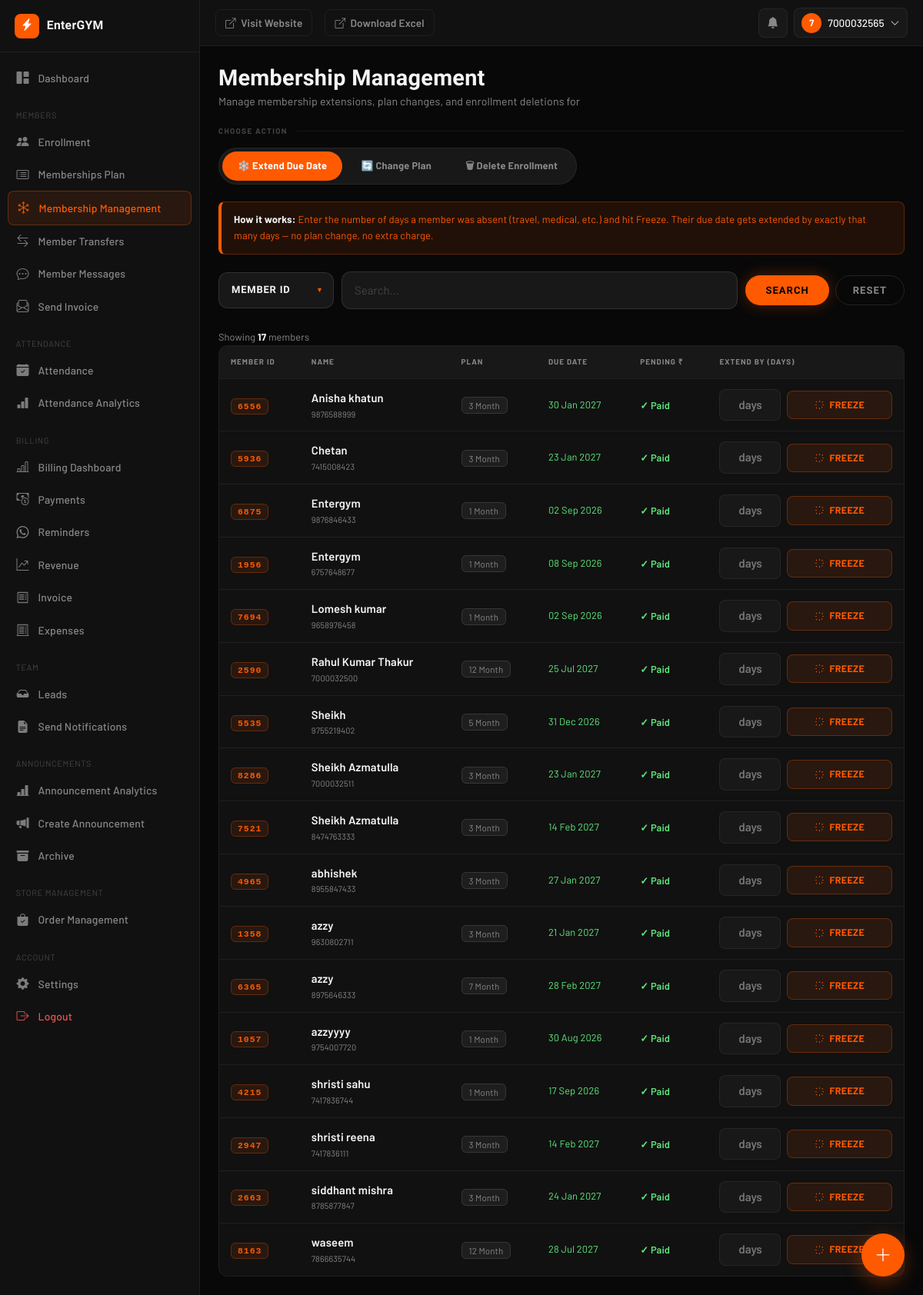
/freeze-membership/ (signed in), run on the app's committed database.
### AuthFit/models.py (models this page shows, shortened)
class Enrollment(models.Model):
    gym = models.ForeignKey(Gym, on_delete=models.CASCADE, db_index=True)
    objects = GymManager()
    GENDER_CHOICES = [('M', 'Male'), ('F', 'Female')]
    PAYMENT = [("Done", 'Done'), ("Pending", 'Pending')]
    METHOD = [('C', 'CASH'), ('U', 'UPI'), ('B', 'UPI + CASH')]
    SOURCE_CHOICES = [
        ("OWNER", "Owner"),
        ("MEMBER", "Member"),
    ]
    unique_id = models.CharField(max_length=10, editable=False, db_index=True)
    membership_start_date = models.DateField(
        default=timezone.localdate,
        help_text="Actual membership start date. Used to calculate DueDate — "
                "lets owners backdate enrollment for members who joined "
                "before EnterGYM. Distinct from `doj` (record-creation date).",
    )
    user = models.ForeignKey(
        User, on_delete=models.CASCADE, null=True, blank=True
    )
    profile_completed = models.BooleanField(default=False)
    source = models.CharField(max_length=10, choices=SOURCE_CHOICES, default="OWNER")
    fullname = models.CharField(max_length=25)
    email = models.EmailField(blank=True ,null=True)
    gender = models.CharField(max_length=1, choices=GENDER_CHOICES, blank=True ,null=True)
    phone = models.CharField(max_length=10, db_index=True)
    address = models.TextField(blank=True)
    reference = models.CharField(max_length=30, null=True, blank=True)
    selectPlan = models.ForeignKey(MembershipPlan, on_delete=models.CASCADE)
    trainer = models.ForeignKey(
        Trainer, on_delete=models.SET_NULL, null=True, blank=True
    )
    Amount = models.DecimalField(max_digits=10, decimal_places=2)
    paidAmount = models.DecimalField(default=0,max_digits=10,decimal_places=2,null=False)
    paymentDate = models.DateField(blank=True, null=True)
    paymentMethod = models.CharField(
        max_length=1, choices=METHOD, blank=True, null=True
    )
    pendingAmount = models.DecimalField(default=0,max_digits=10,decimal_places=2)
    pendingpaymentMethod = models.CharField(
        max_length=1, choices=METHOD, blank=True, null=True
    )
    pendingpaymentDate =  models.DateField(blank=True, null=True)
    paymentStatus = models.CharField(
        max_length=10, choices=PAYMENT, default="Pending"
    )
    last_expiry_notif_sent = models.DateField(null=True, blank=True)
    initial_invoice_generated = models.BooleanField(
        default=False,
        help_text="Set once the up-front payment collected during Quick Enrollment "
                "has been converted into a Payment + Invoice.",
    )
    doj = models.DateField(auto_now_add=True)
    DueDate = models.DateField(blank=True, null=True,db_index=True)
    created_at = models.DateTimeField(auto_now_add=True)
    is_active = models.BooleanField(default=True, db_index=True)
    is_deleted = models.BooleanField(default=False, db_index=True)
    deleted_at = models.DateTimeField(null=True, blank=True)
    deleted_by = models.ForeignKey(
        User, on_delete=models.SET_NULL, null=True, blank=True, related_name='+'
    )
    face_enrolled = models.BooleanField(default=False)
    face_image = CloudinaryField('image', null=True, blank=True)
    face_embeddings = models.JSONField(default=list, blank=True)
    class Meta:
        unique_together = ('gym', 'unique_id')
        indexes = [
            models.Index(fields=['gym', 'unique_id']),
            models.Index(fields=['gym', 'phone']),
            models.Index(fields=['gym', 'paymentStatus']),
        ]
        constraints = [
            models.UniqueConstraint(
                fields=['gym', 'phone'],
                condition=models.Q(user__isnull=True),
                name='unique_pending_enrollment_phone_per_gym',
            )
        ]
    @property
    def is_expired(self):
        if self.DueDate:
            return timezone.localdate() > self.DueDate
        return False
    @property
    def days_remaining(self):
        if self.DueDate:
            return (self.DueDate - timezone.localdate()).days
        return None

class MembershipPlan(models.Model):
    gym = models.ForeignKey(
        Gym,
        on_delete=models.CASCADE,
        db_index=True
    )
    plan = models.CharField(max_length=100)
    price = models.IntegerField()
    duration_days = models.IntegerField(default=30)
    show_on_home = models.BooleanField(
        default=False,
        help_text="Show this plan in the pricing section of your gym's public homepage."
    )
    objects = GymManager()

### AuthFit/views.py (the view, shortened to what this page needs)
# urls.py: path('freeze-membership/', views.freeze_membership, name='freeze_membership'),
@_gym_staff_required
def freeze_membership(request):
    gym = getattr(request, 'gym', None)
    from AuthFit.permissions import has_permission
    active_tab = request.GET.get("tab", "freeze")
    if active_tab not in ("freeze", "changeplan", "deleteenrollment"):
        active_tab = "freeze"
    freeze_query = request.GET.get("freeze_search", "").strip()
    qs = Enrollment.objects.filter(is_deleted=False).select_related("selectPlan").order_by("fullname")
    if gym:
        qs = qs.filter(gym=gym)
    if freeze_query:
        qs = qs.filter(unique_id=freeze_query)
    paginator = Paginator(qs, 20)
    page_obj  = paginator.get_page(request.GET.get("page", 1))
    can_change_plan = has_permission(request, "can_change_membership_plan")
    can_delete_enrollment = has_permission(request, "can_delete_enrollment")
    plans = []
    change_plan_rows = []
    cmp_page_obj = None
    cmp_query = ""
    del_page_obj = None
    del_query = ""
    del_status = "all"
    if can_delete_enrollment and gym:
        del_query, del_status, del_page_obj = _build_delete_enrollment_page(request, gym)
    return render(request, "freeze_membership.html", {
        "active_tab": active_tab,
        "page_obj": page_obj,
        "freeze_search_by_choices": [("id", "Member ID")],
        "freeze_search_by": "id",
        "freeze_search": freeze_query,
        "can_change_plan": can_change_plan,
        "can_delete_enrollment": can_delete_enrollment,
        "plans": plans,
        "change_plan_rows": change_plan_rows,
        "cmp_page_obj": cmp_page_obj,
        "cmp_query": cmp_query,
        "cmp_search_by_choices": [("all", "Name / Phone / ID")],
        "cmp_search_by": "all",
        "del_page_obj": del_page_obj,
        "del_query": del_query,
        "del_status": del_status,
        "del_search_by_choices": [("all", "Name / Phone / ID")],
        "del_search_by": "all",
        "del_status_choices": [
            ("all", "All"),
            ("active", "Active"),
            ("frozen", "Frozen"),
            ("expired", "Expired"),
            ("pending_signup", "Pending Signup"),
            ("duplicate", "Duplicate Candidates"),
        ],
    })

### templates/freeze_membership.html (shortened to what this page needs)
{% extends "dashboard/base.html" %}
{% block content %}
<div class="db-page-header">
  <div>
    <h1 class="db-page-title">Membership Management</h1>
    <p class="db-page-sub">Manage membership extensions, plan changes, and enrollment deletions for {{ gym.gym_name }}</p>
  </div>
</div>
{% if can_change_plan or can_delete_enrollment %}
<p class="fm-section-label">Choose Action</p>
<div class="fm-tabs" id="member-tabs" data-active-tab="{{ active_tab }}">
  <button class="fm-tab-btn {% if active_tab == 'freeze' %}active{% endif %}" data-tab="freeze">❄️ Extend Due Date</button>
  {% if can_change_plan %}
  <button class="fm-tab-btn {% if active_tab == 'changeplan' %}active{% endif %}" data-tab="changeplan">🔄 Change Plan</button>
  {% endif %}
  {% if can_delete_enrollment %}
  <button class="fm-tab-btn {% if active_tab == 'deleteenrollment' %}active{% endif %}" data-tab="deleteenrollment">🗑 Delete Enrollment</button>
  {% endif %}
</div>
{% endif %}
<div id="tab-freeze" class="fm-tab-panel {% if active_tab == 'freeze' %}active{% endif %}">
  <div class="fm-banner">
    <strong>How it works:</strong> Enter the number of days a member was absent (travel, medical, etc.) and hit Freeze. Their due date gets extended by exactly that many days — no plan change, no extra charge.
  </div>
    {% include "partials/search_form.html" with field_name="freeze_search" current_tab="freeze" search_by_choices=freeze_search_by_choices search_by=freeze_search_by search=freeze_search %}
    <span class="fm-search-info">
      Showing <strong>{{ page_obj.paginator.count }}</strong> member{{ page_obj.paginator.count|pluralize }}{% if freeze_search %} matching <strong>"{{ freeze_search }}"</strong>{% endif %}
    </span>
  {% if page_obj.object_list %}
  <div class="fm-table-wrap">
    <table>
      <thead>
        <tr>
          <th>Member ID</th>
          <th>Name</th>
          <th>Plan</th>
          <th>Due Date</th>
          <th>Pending ₹</th>
          <th>Extend By (Days)</th>
        </tr>
      </thead>
      <tbody>
        {% for row in page_obj.object_list %}
        <tr>
          <td><span class="fm-uid">{{ row.unique_id }}</span></td>
          <td>
            <div class="fm-name-cell">{{ row.fullname }}</div>
            <div class="fm-sub-text">{{ row.phone }}</div>
          </td>
          <td><span class="fm-plan-pill">{{ row.selectPlan.plan }}</span></td>
          <td>
            <div class="fm-due-date {% if row.is_expired %}expired{% elif row.days_remaining <= 5 %}expiring{% else %}ok{% endif %}">
              {{ row.DueDate|date:"d M Y" }}
            </div>
          </td>
          <td>
            {% if row.pendingAmount == 0 %}
              <span class="fm-pending-0">✓ Paid</span>
            {% else %}
              <span class="fm-pending-amt">₹{{ row.pendingAmount }}</span>
            {% endif %}
          </td>
          <td>
            <div class="fm-freeze-form">
              <input type="number" min="1" max="365" class="fm-freeze-input" id="freeze-days-{{ row.id }}"
                     name="days" placeholder="days" data-days-input/>
              <button class="fm-btn-freeze" type="button"
                data-id="{{ row.id }}" data-uid="{{ row.unique_id }}"
                data-name="{{ row.fullname }}" data-due="{{ row.DueDate|date:'d M Y' }}">
                <svg xmlns="http://www.w3.org/2000/svg" fill="none" viewBox="0 0 24 24" stroke="currentColor" stroke-width="2">
                  <path stroke-linecap="round" stroke-linejoin="round" d="M12 3v1m0 16v1M4.22 4.22l.707.707m12.728 12.728.707.707M3 12h1m16 0h1M4.22 19.78l.707-.707M18.364 5.636l.707-.707"/>
                </svg>
                Freeze
              </button>
            </div>
          </td>
        </tr>
        {% endfor %}
      </tbody>
    </table>
  </div>
  {% endif %}
</div>
{% endblock %}

### templates/dashboard/includes/_navbar.html (shortened to what this page needs)
<header class="db-navbar">
  <a href="{% url 'home' %}" class="db-visit-site-btn">
    <i class="bi bi-box-arrow-up-right"></i>
    <span class="d-none d-md-inline">Visit Website</span>
  </a>
  <a href="{% url 'export_enrollments' gym.id %}" class="db-visit-site-btn">
    <i class="bi bi-box-arrow-up-right"></i>
    <span class="d-none d-md-inline">Download Excel</span>
  </a>
  <div class="db-navbar-right">
    <div class="dropdown db-notif-bell">
      <button type="button" class="db-icon-btn" id="dbNotifBtn" data-bs-toggle="dropdown" aria-expanded="false" aria-label="Notifications">
        <i class="bi bi-bell-fill"></i>
      </button>
    </div>
    <div class="dropdown">
      <button type="button" class="db-user-btn" data-bs-toggle="dropdown" aria-expanded="false">
        <span class="db-avatar">{{ request.user.username|slice:":1"|upper }}</span>
        <span class="db-user-name d-none d-md-inline">{{ request.user.get_full_name|default:request.user.username }}</span>
        <i class="bi bi-chevron-down small"></i>
      </button>
    </div>
  </div>
</header>

### data on the page
Enrollment: unique_id "6556", fullname "Anisha khatun", phone "9876588999", selectPlan.plan "3 Month", DueDate "30 Jan 2027", pendingAmount "✓ Paid"
Enrollment: unique_id "5936", fullname "Chetan", phone "7415008423", selectPlan.plan "3 Month", DueDate "23 Jan 2027", pendingAmount "✓ Paid"
Enrollment: unique_id "6875", fullname "Entergym", phone "9876846433", selectPlan.plan "1 Month", DueDate "02 Sep 2026", pendingAmount "✓ Paid"
Enrollment: unique_id "1956", fullname "Entergym", phone "6757648677", selectPlan.plan "1 Month", DueDate "08 Sep 2026", pendingAmount "✓ Paid"
Enrollment: unique_id "7694", fullname "Lomesh kumar", phone "9658976458", selectPlan.plan "1 Month", DueDate "02 Sep 2026", pendingAmount "✓ Paid"
Enrollment: unique_id "2590", fullname "Rahul Kumar Thakur", phone "7000032500", selectPlan.plan "12 Month", DueDate "25 Jul 2027", pendingAmount "✓ Paid"
Enrollment: unique_id "5535", fullname "Sheikh", phone "9755219402", selectPlan.plan "5 Month", DueDate "31 Dec 2026", pendingAmount "✓ Paid"
Enrollment: unique_id "8286", fullname "Sheikh Azmatulla", phone "7000032511", selectPlan.plan "3 Month", DueDate "23 Jan 2027", pendingAmount "✓ Paid"
Enrollment: unique_id "7521", fullname "Sheikh Azmatulla", phone "8474763333", selectPlan.plan "3 Month", DueDate "14 Feb 2027", pendingAmount "✓ Paid"
Enrollment: unique_id "4965", fullname "abhishek", phone "8955847433", selectPlan.plan "3 Month", DueDate "27 Jan 2027", pendingAmount "✓ Paid"
Enrollment: unique_id "1358", fullname "azzy", phone "9630802711", selectPlan.plan "3 Month", DueDate "21 Jan 2027", pendingAmount "✓ Paid"
Enrollment: unique_id "6365", fullname "azzy", phone "8975646333", selectPlan.plan "7 Month", DueDate "28 Feb 2027", pendingAmount "✓ Paid"
Enrollment: unique_id "1057", fullname "azzyyyy", phone "9754007720", selectPlan.plan "1 Month", DueDate "30 Aug 2026", pendingAmount "✓ Paid"
Enrollment: unique_id "4215", fullname "shristi sahu", phone "7417836744", selectPlan.plan "1 Month", DueDate "17 Sep 2026", pendingAmount "✓ Paid"
Enrollment: unique_id "2947", fullname "shristi reena", phone "7417836111", selectPlan.plan "3 Month", DueDate "14 Feb 2027", pendingAmount "✓ Paid"
Enrollment: unique_id "2663", fullname "siddhant mishra", phone "8785877847", selectPlan.plan "3 Month", DueDate "24 Jan 2027", pendingAmount "✓ Paid"
Enrollment: unique_id "8163", fullname "waseem", phone "7866635744", selectPlan.plan "12 Month", DueDate "28 Jul 2027", pendingAmount "✓ Paid"

### other printed values
{{ gym.gym_name|default:"EnterGYM" }} "EnterGYM"
{{ request.user.username|slice:":1"|upper }} "7"
{{ request.user.get_full_name|default:request.user.username }} "7000032565"
{{ page_obj.paginator.count }} "17"
form field search_by "Member ID"
